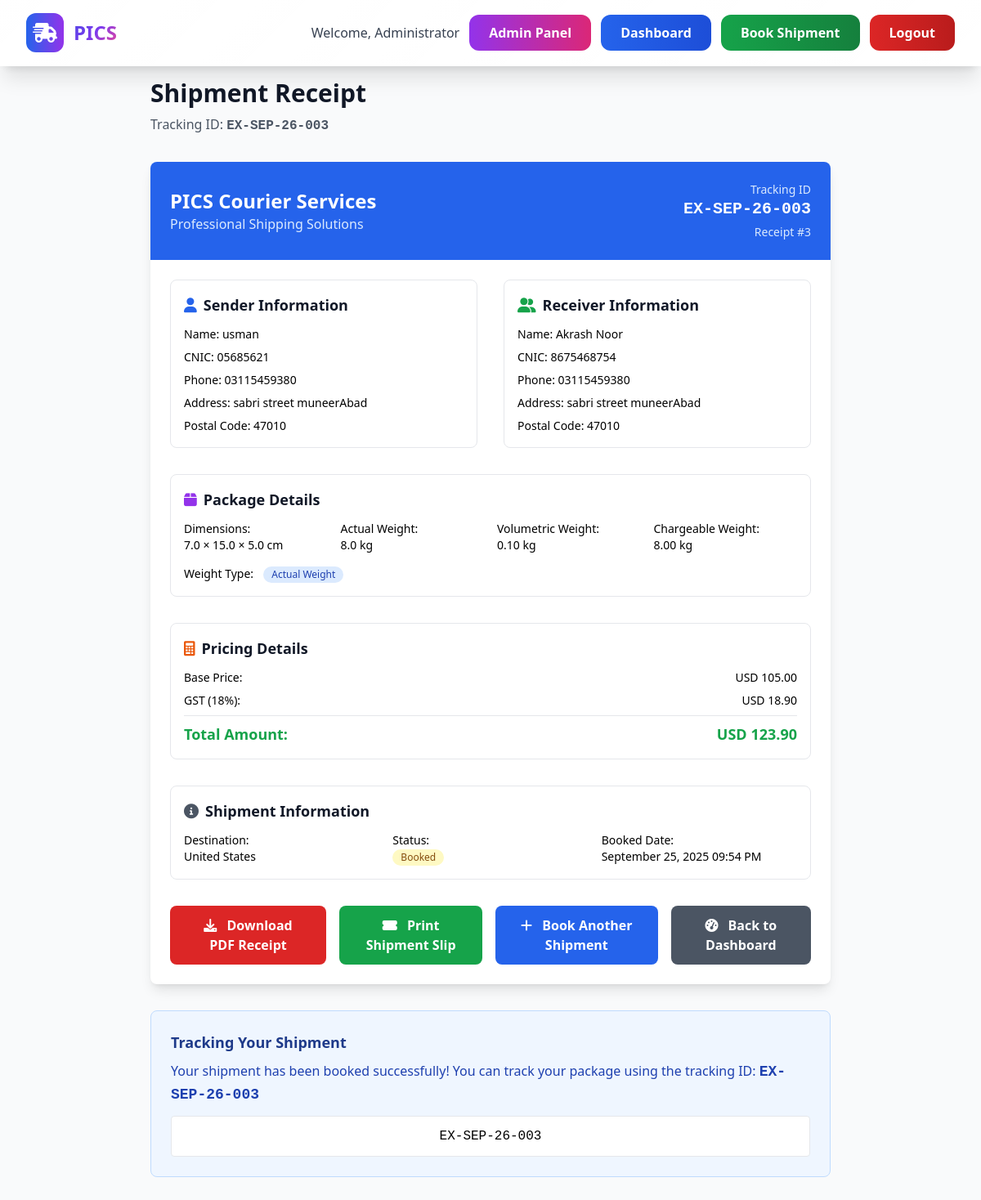
Screenshot of /shipment/3/receipt (signed in) with the database file from the repository.
### main.py (models this page shows, shortened)
class Client(UserMixin, db.Model):
    id = db.Column(db.Integer, primary_key=True)
    name = db.Column(db.String(100), nullable=False)
    email = db.Column(db.String(100), unique=True, nullable=False)
    password_hash = db.Column(db.String(128), nullable=False)
    phone = db.Column(db.String(20), nullable=False)
    cnic = db.Column(db.String(20), unique=True, nullable=False)
    address = db.Column(db.Text, nullable=False)
    postal_code = db.Column(db.String(20), nullable=False)
    is_admin = db.Column(db.Boolean, default=False)
    created_at = db.Column(db.DateTime, default=datetime.utcnow)

class Shipment(db.Model):
    id = db.Column(db.Integer, primary_key=True)
    tracking_id = db.Column(db.String(50), unique=True, nullable=False)
    client_id = db.Column(db.Integer, db.ForeignKey('client.id'), nullable=False)
    sender_name = db.Column(db.String(100), nullable=False)
    sender_phone = db.Column(db.String(20), nullable=False)
    sender_cnic = db.Column(db.String(20), nullable=False)
    sender_address = db.Column(db.Text, nullable=False)
    sender_postal_code = db.Column(db.String(20), nullable=False)
    receiver_name = db.Column(db.String(100), nullable=False)
    receiver_phone = db.Column(db.String(20), nullable=False)
    receiver_cnic = db.Column(db.String(20), nullable=False)
    receiver_address = db.Column(db.Text, nullable=False)
    receiver_postal_code = db.Column(db.String(20), nullable=False)
    destination_country_id = db.Column(db.Integer, db.ForeignKey('country.id'), nullable=False)
    length = db.Column(db.Float, nullable=False)
    width = db.Column(db.Float, nullable=False)
    height = db.Column(db.Float, nullable=False)
    actual_weight = db.Column(db.Float, nullable=False)
    weight_type = db.Column(db.String(20), nullable=False)  # 'actual' or 'volumetric'
    volumetric_weight = db.Column(db.Float, nullable=False)
    chargeable_weight = db.Column(db.Float, nullable=False)
    base_price = db.Column(db.Float, nullable=False)
    gst_amount = db.Column(db.Float, nullable=False)
    final_price = db.Column(db.Float, nullable=False)
    status = db.Column(db.String(20), default='booked')  # booked, in_transit, delivered, cancelled
    undertaking_accepted = db.Column(db.Boolean, default=False)
    undertaking_text = db.Column(db.Text)
    created_at = db.Column(db.DateTime, default=datetime.utcnow)
    client = db.relationship('Client', backref=db.backref('shipments', lazy=True))
    destination_country = db.relationship('Country', backref=db.backref('shipments', lazy=True))

class Country(db.Model):
    id = db.Column(db.Integer, primary_key=True)
    name = db.Column(db.String(100), nullable=False)
    code = db.Column(db.String(3), unique=True, nullable=False)
    currency = db.Column(db.String(3), nullable=False)
    is_active = db.Column(db.Boolean, default=True)

### main.py (the view)
@app.route('/shipment/<int:shipment_id>/receipt')
@login_required
def shipment_receipt(shipment_id):
    shipment = Shipment.query.get_or_404(shipment_id)
    if shipment.client_id != current_user.id and not current_user.is_admin:
        flash('Access denied.', 'error')
        return redirect(url_for('dashboard'))
    return render_template('receipt.html', shipment=shipment)

### main.py (called while the page is built)
@login_manager.user_loader
def load_user(user_id):
    return Client.query.get(int(user_id))

### templates/receipt.html (shortened to what this page needs)
{% extends 'base.html' %}
{% block content %}
<div class="min-h-screen py-8">
    <div class="max-w-4xl mx-auto px-4 sm:px-6 lg:px-8">
        <div class="mb-8">
            <h1 class="text-3xl font-bold text-gray-900">Shipment Receipt</h1>
            <p class="mt-2 text-gray-600">Tracking ID: <span class="font-mono font-bold">{{ shipment.tracking_id }}</span></p>
        </div>
        <div class="bg-white shadow-lg rounded-lg overflow-hidden">
            <div class="bg-blue-600 text-white p-6">
                <div class="flex items-center justify-between">
                    <div>
                        <h2 class="text-2xl font-bold">PICS Courier Services</h2>
                        <p class="text-blue-100">Professional Shipping Solutions</p>
                    </div>
                    <div class="text-right">
                        <div class="text-sm text-blue-100">Tracking ID</div>
                        <div class="text-xl font-bold font-mono">{{ shipment.tracking_id }}</div>
                        <div class="text-sm text-blue-100 mt-1">Receipt #{{ shipment.id }}</div>
                    </div>
                </div>
            </div>
            <div class="p-6">
                <div class="grid grid-cols-1 md:grid-cols-2 gap-8 mb-8">
                    <div class="border border-gray-200 rounded-lg p-4">
                        <h3 class="text-lg font-semibold text-gray-900 mb-3 flex items-center">
                            <i class="fas fa-user text-blue-600 mr-2"></i>
                            Sender Information
                        </h3>
                        <div class="space-y-2 text-sm">
                            <div><span class="font-medium">Name:</span> {{ shipment.sender_name }}</div>
                            <div><span class="font-medium">CNIC:</span> {{ shipment.sender_cnic }}</div>
                            <div><span class="font-medium">Phone:</span> {{ shipment.sender_phone }}</div>
                            <div><span class="font-medium">Address:</span> {{ shipment.sender_address }}</div>
                            <div><span class="font-medium">Postal Code:</span> {{ shipment.sender_postal_code }}</div>
                        </div>
                    </div>
                    <div class="border border-gray-200 rounded-lg p-4">
                        <h3 class="text-lg font-semibold text-gray-900 mb-3 flex items-center">
                            <i class="fas fa-user-friends text-green-600 mr-2"></i>
                            Receiver Information
                        </h3>
                        <div class="space-y-2 text-sm">
                            <div><span class="font-medium">Name:</span> {{ shipment.receiver_name }}</div>
                            <div><span class="font-medium">CNIC:</span> {{ shipment.receiver_cnic }}</div>
                            <div><span class="font-medium">Phone:</span> {{ shipment.receiver_phone }}</div>
                            <div><span class="font-medium">Address:</span> {{ shipment.receiver_address }}</div>
                            <div><span class="font-medium">Postal Code:</span> {{ shipment.receiver_postal_code }}</div>
                        </div>
                    </div>
                </div>
                <div class="border border-gray-200 rounded-lg p-4 mb-8">
                    <h3 class="text-lg font-semibold text-gray-900 mb-3 flex items-center">
                        <i class="fas fa-box text-purple-600 mr-2"></i>
                        Package Details
                    </h3>
                    <div class="grid grid-cols-2 md:grid-cols-4 gap-4 text-sm">
                        <div>
                            <span class="font-medium">Dimensions:</span><br>
                            {{ shipment.length }} × {{ shipment.width }} × {{ shipment.height }} cm
                        </div>
                        <div>
                            <span class="font-medium">Actual Weight:</span><br>
                            {{ shipment.actual_weight }} kg
                        </div>
                        <div>
                            <span class="font-medium">Volumetric Weight:</span><br>
                            {{ "%.2f"|format(shipment.volumetric_weight) }} kg
                        </div>
                        <div>
                            <span class="font-medium">Chargeable Weight:</span><br>
                            {{ "%.2f"|format(shipment.chargeable_weight) }} kg
                        </div>
                    </div>
                    <div class="mt-3">
                        <span class="font-medium text-sm">Weight Type:</span>
                        <span class="inline-flex items-center px-2.5 py-0.5 rounded-full text-xs font-medium
                            {% if shipment.weight_type == 'actual' %}bg-blue-100 text-blue-800
                            {% else %}bg-green-100 text-green-800{% endif %} ml-2">
                            {{ shipment.weight_type.title() }} Weight
                        </span>
                    </div>
                </div>
                <div class="border border-gray-200 rounded-lg p-4 mb-8">
                    <h3 class="text-lg font-semibold text-gray-900 mb-3 flex items-center">
                        <i class="fas fa-calculator text-orange-600 mr-2"></i>
                        Pricing Details
                    </h3>
                    <div class="space-y-2 text-sm">
                        <div class="flex justify-between">
                            <span>Base Price:</span>
                            <span class="font-medium">{{ shipment.destination_country.currency }} {{ "%.2f"|format(shipment.base_price) }}</span>
                        </div>
                        <div class="flex justify-between">
                            <span>GST (18%):</span>
                            <span class="font-medium">{{ shipment.destination_country.currency }} {{ "%.2f"|format(shipment.gst_amount) }}</span>
                        </div>
                        <hr class="my-2">
                        <div class="flex justify-between text-lg font-bold text-green-600">
                            <span>Total Amount:</span>
                            <span>{{ shipment.destination_country.currency }} {{ "%.2f"|format(shipment.final_price) }}</span>
                        </div>
                    </div>
                </div>
                <div class="border border-gray-200 rounded-lg p-4 mb-8">
                    <h3 class="text-lg font-semibold text-gray-900 mb-3 flex items-center">
                        <i class="fas fa-info-circle text-gray-600 mr-2"></i>
                        Shipment Information
                    </h3>
                    <div class="grid grid-cols-2 md:grid-cols-3 gap-4 text-sm">
                        <div>
                            <span class="font-medium">Destination:</span><br>
                            {{ shipment.destination_country.name }}
                        </div>
                        <div>
                            <span class="font-medium">Status:</span><br>
                            <span class="inline-flex items-center px-2.5 py-0.5 rounded-full text-xs font-medium
                                {% if shipment.status == 'booked' %}bg-yellow-100 text-yellow-800
                                {% elif shipment.status == 'in_transit' %}bg-blue-100 text-blue-800
                                {% elif shipment.status == 'delivered' %}bg-green-100 text-green-800
                                {% else %}bg-red-100 text-red-800{% endif %}">
                                {{ shipment.status.title() }}
                            </span>
                        </div>
                        <div>
                            <span class="font-medium">Booked Date:</span><br>
                            {{ shipment.created_at.strftime('%B %d, %Y %I:%M %p') }}
                        </div>
                    </div>
                </div>
                <div class="flex flex-col sm:flex-row gap-4 justify-center">
                    <a href="{{ url_for('download_receipt', shipment_id=shipment.id) }}"
                       class="bg-red-600 text-white px-6 py-3 rounded-lg font-semibold hover:bg-red-700 text-center">
                        <i class="fas fa-download mr-2"></i>
                        Download PDF Receipt
                    </a>
                    <a href="{{ url_for('shipment_slip', shipment_id=shipment.id) }}"
                       class="bg-green-600 text-white px-6 py-3 rounded-lg font-semibold hover:bg-green-700 text-center">
                        <i class="fas fa-ticket-alt mr-2"></i>
                        Print Shipment Slip
                    </a>
                    <a href="{{ url_for('book_shipment') }}"
                       class="bg-blue-600 text-white px-6 py-3 rounded-lg font-semibold hover:bg-blue-700 text-center">
                        <i class="fas fa-plus mr-2"></i>
                        Book Another Shipment
                    </a>
                    <a href="{{ url_for('dashboard') }}"
                       class="bg-gray-600 text-white px-6 py-3 rounded-lg font-semibold hover:bg-gray-700 text-center">
                        <i class="fas fa-tachometer-alt mr-2"></i>
                        Back to Dashboard
                    </a>
                </div>
            </div>
        </div>
        <div class="mt-8 bg-blue-50 border border-blue-200 rounded-lg p-6">
            <h3 class="text-lg font-semibold text-blue-900 mb-2">Tracking Your Shipment</h3>
            <p class="text-blue-800 mb-3">
                Your shipment has been booked successfully! You can track your package using the tracking ID:
                <span class="font-mono font-bold text-lg">{{ shipment.tracking_id }}</span>
            </p>
            <div class="bg-white p-3 rounded border font-mono text-center">
                {{ shipment.tracking_id }}
            </div>
        </div>
    </div>
</div>
{% endblock %}

### templates/base.html (shortened to what this page needs)
<!DOCTYPE html>
<html lang="en">
<head>
    <script src="https://cdn.tailwindcss.com"></script>
    <link href="https://cdnjs.cloudflare.com/ajax/libs/font-awesome/6.0.0/css/all.min.css" rel="stylesheet">
</head>
<body class="font-sans bg-gray-50">
    <nav class="fixed w-full nav-gradient shadow-xl z-50 border-b border-white/20">
        <div class="max-w-7xl mx-auto px-4 sm:px-6 lg:px-8">
            <div class="flex justify-between h-20">
                <div class="flex items-center">
                    <div class="bg-gradient-to-r from-blue-600 to-purple-600 p-2 rounded-xl mr-3">
                        <i class="fas fa-shipping-fast text-2xl text-white"></i>
                    </div>
                    <span class="text-2xl font-bold text-gradient">PICS</span>
                </div>
                <div class="flex items-center space-x-3">
                    {% if current_user.is_authenticated %}
                        <div class="hidden md:flex items-center space-x-3">
                            <span class="text-gray-700 font-medium">Welcome, {{ current_user.name }}</span>
                            {% if current_user.is_admin %}
                                <a href="{{ url_for('admin') }}" class="modern-button bg-gradient-to-r from-purple-600 to-pink-600 text-white px-6 py-2.5 hover:from-purple-700 hover:to-pink-700">
                                    Admin Panel
                                </a>
                            {% endif %}
                            <a href="{{ url_for('dashboard') }}" class="modern-button bg-gradient-to-r from-blue-600 to-blue-700 text-white px-6 py-2.5 hover:from-blue-700 hover:to-blue-800">
                                Dashboard
                            </a>
                            <a href="{{ url_for('book_shipment') }}" class="modern-button bg-gradient-to-r from-green-600 to-green-700 text-white px-6 py-2.5 hover:from-green-700 hover:to-green-800">
                                Book Shipment
                            </a>
                            <a href="{{ url_for('logout') }}" class="modern-button bg-gradient-to-r from-red-600 to-red-700 text-white px-6 py-2.5 hover:from-red-700 hover:to-red-800">
                                Logout
                            </a>
                        </div>
                    {% endif %}
                </div>
            </div>
        </div>
    </nav>
    <main class="pt-16">
        {% block content %}{% endblock %}
    </main>
</body>
</html>

### templates/base.html (style rules this page uses)
.modern-button { border-radius: 0.75rem; font-weight: 600; transition: all 0.3s ease; position: relative; overflow: hidden; }
.modern-button::before { content: ''; position: absolute; top: 0; left: -100%; width: 100%; height: 100%; background: linear-gradient(90deg, transparent, rgba(255, 255, 255, 0.2), transparent); transition: left 0.5s; }
.nav-gradient { background: linear-gradient(135deg, rgba(255, 255, 255, 0.95) 0%, rgba(255, 255, 255, 0.9) 100%); backdrop-filter: blur(10px); }
.text-gradient { background: linear-gradient(135deg, #4f46e5, #7c3aed, #ec4899); -webkit-background-clip: text; -webkit-text-fill-color: transparent; background-clip: text; }

### rows the page displays
Client: name "Administrator"
Shipment: tracking_id "EX-SEP-26-003", id "3", sender_name "usman", sender_cnic "05685621", sender_phone "03115459380", sender_address "sabri street muneerAbad", sender_postal_code "47010", receiver_name "Akrash Noor", receiver_cnic "8675468754", receiver_phone "03115459380", receiver_address "sabri street muneerAbad", receiver_postal_code "47010", length "7.0", width "15.0", height "5.0", actual_weight "8.0", volumetric_weight "0.10", chargeable_weight "8.00", weight_type "Actual", base_price "105.00", gst_amount "18.90", final_price "123.90", status "Booked", created_at "September 25, 2025 09:54 PM"
Country: destination_country.currency "USD", destination_country.name "United States"
